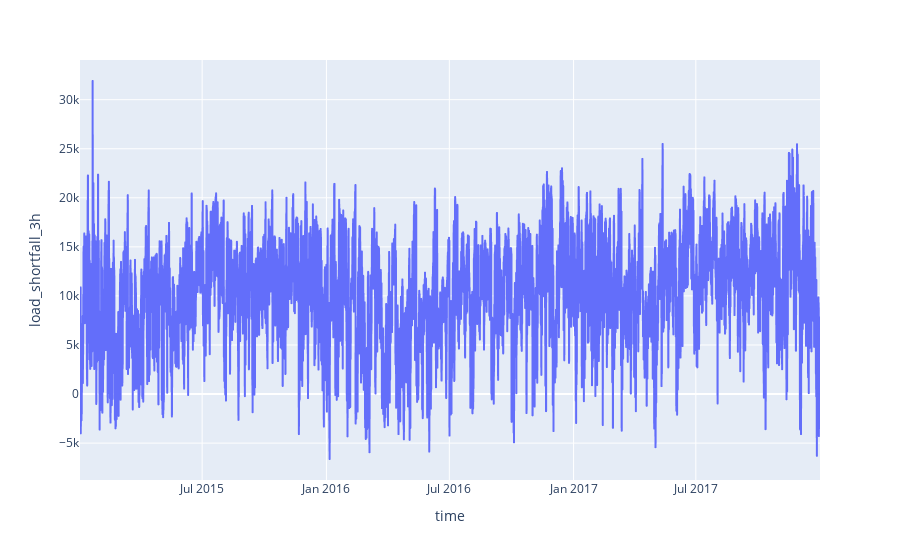

Write notebook code for a chart like this one.
### Code cell
#yearly time series data
fig = px.line(train_df, x='time', y='load_shortfall_3h')
fig.show()

### Figure 1 — Plotly figure (JSON) as saved in the notebook; plotly's stock layout.template omitted (floating-point values rounded to 4 significant figures; data arrays with more than 128 entries replaced by an {"elided": "..."} marker saying what was removed)
{"data": [{"hovertemplate": "time=%{x}<br>load_shortfall_3h=%{y}<extra></extra>", "legendgroup": "", "line": {"color": "#636efa", "dash": "solid"}, "marker": {"symbol": "circle"}, "mode": "lines", "name": "", "showlegend": false, "type": "scattergl", "x": {"elided": "8763 str values"}, "xaxis": "x", "y": {"elided": "8763 float values"}, "yaxis": "y"}], "layout": {"legend": {"tracegroupgap": 0}, "margin": {"t": 60}, "xaxis": {"anchor": "y", "domain": [0, 1], "title": {"text": "time"}}, "yaxis": {"anchor": "x", "domain": [0, 1], "title": {"text": "load_shortfall_3h"}}}}
